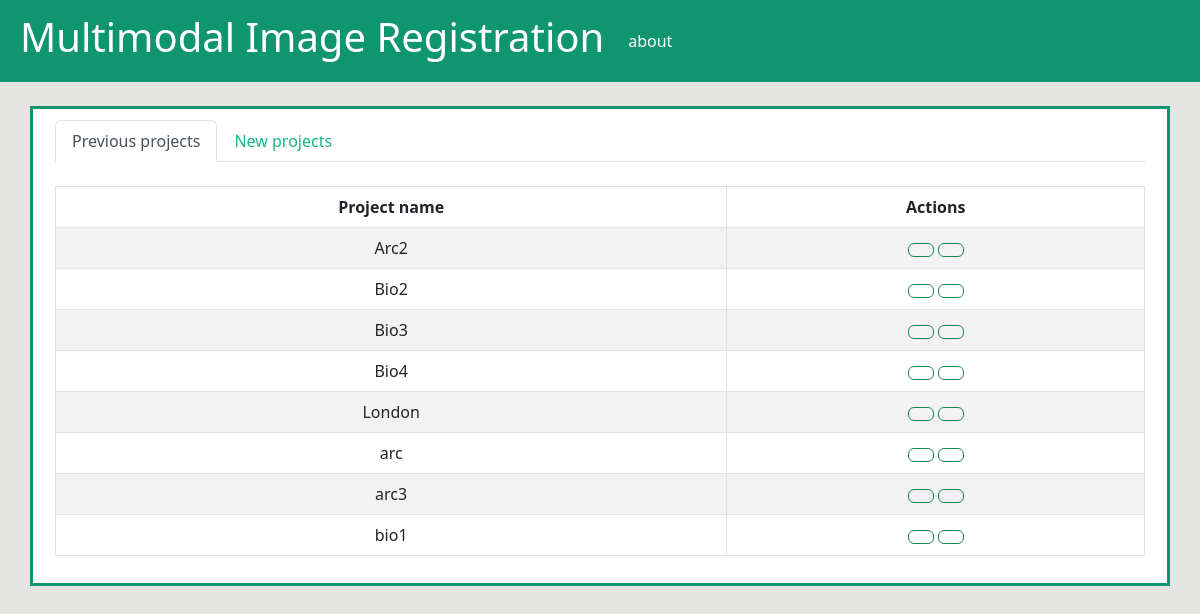
Before: / with the older database file.
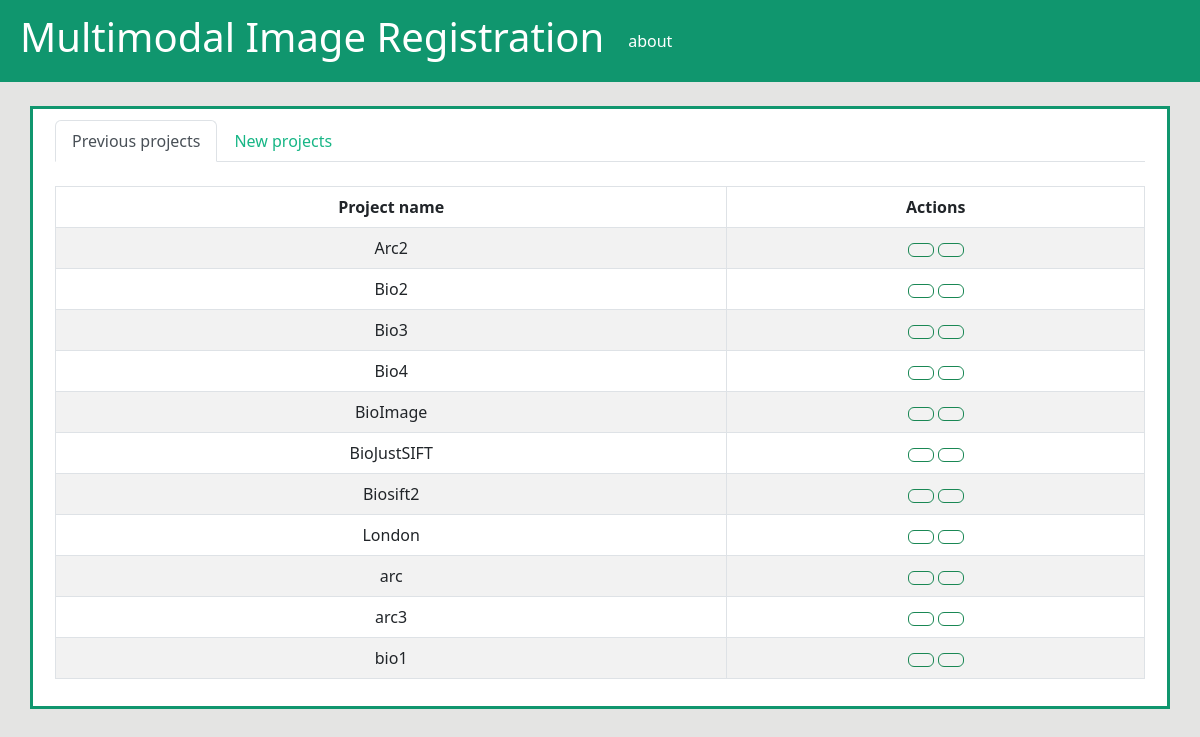
After: the same page with the newer database file.
### main/models.py (models this page shows, shortened)
class Projects(models.Model):
    name = models.CharField(max_length=255, null=True)
    image1 = models.ImageField(upload_to='img/fixed/')
    image2 = models.ImageField(upload_to='img/moving/')

class Results(models.Model):
    warping = models.ImageField(max_length=255, storage=OverwriteStorage(),upload_to='img/results/warp/', blank=True)
    features_mov = models.ImageField(max_length=255,storage=OverwriteStorage(),upload_to='img/results/f_mov/', blank=True)
    features_fix = models.ImageField(max_length=255,storage=OverwriteStorage(),upload_to='img/results/f_fix/', blank=True)
    line_match = models.ImageField(max_length=255,storage=OverwriteStorage(), upload_to='img/results/l_match/', blank=True)
    chessboard = models.ImageField(max_length=255,storage=OverwriteStorage(), upload_to='img/results/chess/', blank=True)
    algorithm = models.ForeignKey('Algorithms', on_delete=models.CASCADE)
    project = models.ForeignKey('Projects', on_delete=models.CASCADE)

class Algorithms(models.Model):
    name = models.CharField(max_length=255, null=True)

### main/views.py (the view)
# urls.py: re_path(r'^$', views.home, name='home'),
def home(request):
    dtable = Projects.objects.all().order_by('name')
    alg = Algorithms.objects.all().order_by('name')
    context = {'dtable':dtable,
               'alg': alg}
    return render(request, 'index.html', context)

### main/templatetags/extraTags.py (called while the page is built)
@register.filter(name='getFirstAlg')
def getFirstAlg(project_id):
    algorithms = Results.objects.filter(project=project_id)
    return algorithms[0].algorithm.id

### main/templates/index.html (shortened to what this page needs)
{% extends 'base.html' %}
{% load static %}
{% load extraTags %}
{% load bootstrap_icons %}
{% block content %}
<link rel="stylesheet" href="{% static 'css/dataTables.bootstrap5.css' %}">
<br>
<div class="container bg2 " style="padding-top: 1px; padding-bottom: 1px; border-style: solid; border-color: #10966e;">
    <div class="margIns">
    <ul class="nav nav-tabs " role="tablist">
        <li class="nav-item " role="presentation">
            <button  class="nav-link active" data-bs-toggle="tab" type="button"  data-bs-target="#tableProj" role="tab" >Previous projects</button >
        </li>
        <li >
            <button  class="nav-link tabCol" data-bs-toggle="tab" type="button"  data-bs-target="#formNew" role="tab">New projects</button >
        </li>
    </ul>
    <div class="tab-content">
        <div id="tableProj" role="tabpanel" class="tab-pane active ">
            <div class="row justify-content-center ">
                <div class="col-12">
                    <br>
                    <table cellpadding="0" cellspacing="0" border="0" class="table table-striped table-bordered" id="table1" >
                        <thead>
                            <tr style = "text-align: center;">
                                <th style = "text-align: center;" >Project name</th>
                                <th style = "text-align: center;" >Actions</th>
                            </tr>
                        </thead>
                        <tbody style = "text-align: center;">
                            {% for d in dtable %}
                                {%ifchanged d.name %}
                                    <tr style = "text-align: center;">
                                        <td style = "text-align: center;" > {{d.name}}</td>
                                        <td style = "text-align: center;" >
                                            <a  name="{{d.id}}" class="btn btn-outline-success run" > {% bs_icon 'play-fill' %}</a>
                                            <a class="btn btn-outline-success" href="{% url 'home:viewer' d.id 0 d.id|getFirstAlg %}">
                                            </a>
                                        </td>
                                    </tr>
                                {% endifchanged %}
                            {% endfor %}
                        </tbody>
                    </table>
                </div>
        </div>
         </div>
    </div>
    </div>
</div>
{% endblock content %}

Changed rows visible on the page:
added Projects: name "BioImage"
added Projects: name "BioJustSIFT"
added Projects: name "Biosift2"
